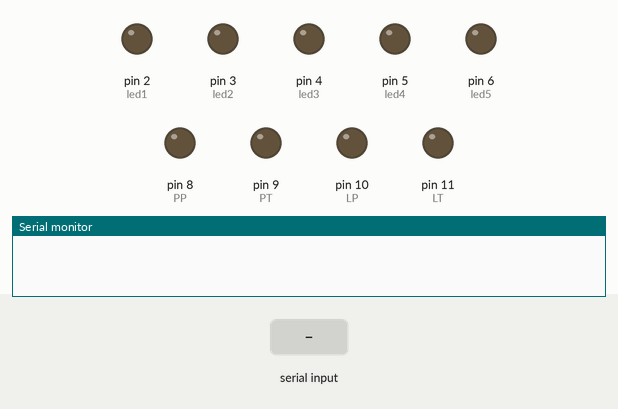
This sketch was run on a simulated Arduino Uno, built with avr-gcc and run on an emulated ATmega328P. On the bench: output pins drawn as LEDs (lit = HIGH), the last lines printed to the serial monitor. The test bench sets the inputs (shaded band).

Above: at 1.2 s.
1.3 s: "*bathroom lights on" received over Serial
At 2.0 s:
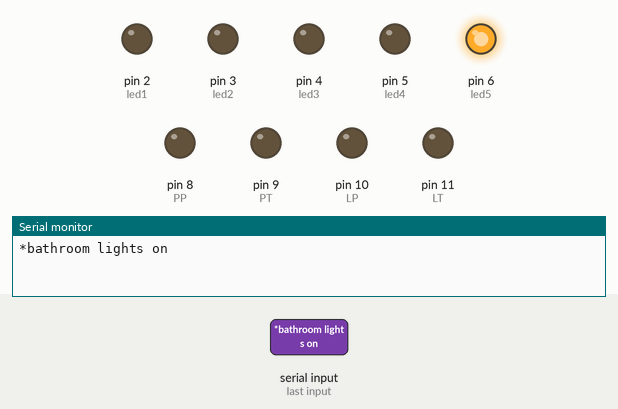
2.9 s: "*TV off" received over Serial
4.4 s: "*fan off" received over Serial
Timing chart, 0 to 7.4 s (numbered marks = the images above; inputs shaded):
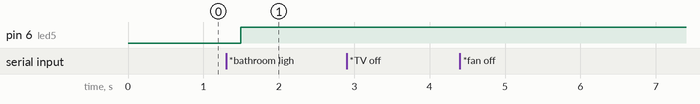

Measured:
- after the input at 1.3 s, pin 6 (led5): LOW → HIGH after 0.19 s

The sketch:

sterowanie_roletami.ino
```cpp
//Coded By: Angelo Casimiro (4/27/14)
//Voice Activated Arduino (Bluetooth + Android)
//Feel free to modify it but remember to give credit

int PP = 8; // prawa roleta w dół
int PT = 9; // prawa roleta w górę
int LP = 10; // lewa roleta w górę
int LT = 11; // lewa roleta w dół

String voice;
int
led1 = 2, //Connect LED 1 To Pin #2
led2 = 3, //Connect LED 2 To Pin #3
led3 = 4, //Connect LED 3 To Pin #4
led4 = 5, //Connect LED 4 To Pin #5
led5 = 6; //Connect LED 5 To Pin #6
//--------------------------Call A Function-------------------------------//
void allon(){
     digitalWrite(led1, HIGH);
     digitalWrite(led2, HIGH);
     digitalWrite(led3, HIGH);
     digitalWrite(led4, HIGH);
     digitalWrite(led5, HIGH);
}
void alloff(){
     digitalWrite(led1, LOW);
     digitalWrite(led2, LOW);
     digitalWrite(led3, LOW);
     digitalWrite(led4, LOW);
     digitalWrite(led5, LOW);
}
//-----------------------------------------------------------------------//
void setup() {
  Serial.begin(9600);
  pinMode(led1, OUTPUT);
  pinMode(led2, OUTPUT);
  pinMode(led3, OUTPUT);
  pinMode(led4, OUTPUT);
  pinMode(led5, OUTPUT);
  pinMode (PP,OUTPUT);
  pinMode (PT,OUTPUT);
  pinMode (LP,OUTPUT);
  pinMode (LT,OUTPUT);
}
//-----------------------------------------------------------------------//
void loop() {
  while (Serial.available()){  //Check if there is an available byte to read
  delay(10); //Delay added to make thing stable
  char c = Serial.read(); //Conduct a serial read
  if (c == '#') {break;} //Exit the loop when the # is detected after the word
  voice += c; //Shorthand for voice = voice + c
  }
  if (voice.length() > 0) {
    Serial.println(voice);
//-----------------------------------------------------------------------//
  //----------Control Multiple Pins/ LEDs----------//
       if(voice == "*prawa roleta w dół") {digitalWrite (PP, HIGH);}  //Turn Off All Pins (Call Function)
  else if(voice == "*wyłącz"){digitalWrite(PP, LOW);
digitalWrite(LP, LOW);digitalWrite (PT, LOW);digitalWrite (LT, LOW);} //Turn On  All Pins (Call Function)

  //----------Turn On One-By-One----------//
  else if(voice == "*prawa roleta w górę") {digitalWrite (PT, HIGH);}
  else if(voice == "*lewa roleta w dół") {digitalWrite (LT, HIGH);}
  else if(voice == "*lewa roleta w górę") {digitalWrite (LP, HIGH);}
  else if(voice == "*zapal lampkę") {digitalWrite(led4, HIGH);}
  else if(voice == "*bathroom lights on") {digitalWrite(led5, HIGH);}
  //----------Turn Off One-By-One----------//
  else if(voice == "*TV off") {digitalWrite(led1, LOW);}
  else if(voice == "*fan off") {digitalWrite(led2, LOW);}
  else if(voice == "*computer off") {digitalWrite(led3, LOW);}
  else if(voice == "*bedroom lights off") {digitalWrite(led4, LOW);}
  else if(voice == "*bathroom lights off") {digitalWrite(led5, LOW);}
//-----------------------------------------------------------------------//
voice="";}} //Reset the variable after initiating
```
